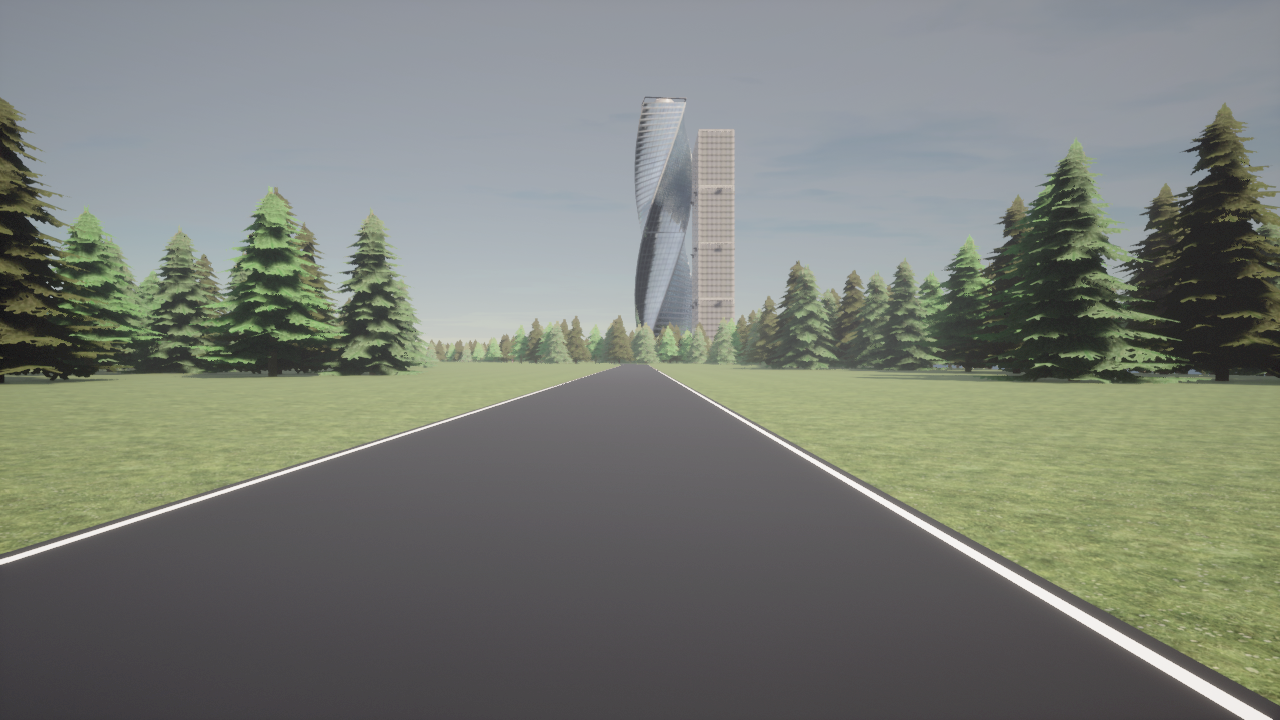
#> input picture CarlaData/images/01.png, 1280 x 720 px
$ python -i center_line.py   (imports and definitions only)
#> lines starting #> are read from the running program, lines starting #| are printed output that depends on the picture; after the words box and inside, x2 and y2 are one past the last pixel; in counts of white or black regions, pixels touching at a corner belong together
import cv2
import numpy as np
import matplotlib.pyplot as plt
from sklearn.cluster import DBSCAN
from heapq import nlargest


def average_y_for_unique_x(points):
    x_values = points[:, 0]
    y_values = points[:, 1]
    unique_x = np.unique(x_values)
    averaged_points = np.array(
        [[x, np.mean(y_values[x_values == x])] for x in unique_x])
    return averaged_points


def mean_x_coord(arr): return np.mean(arr[:, 1])


class CenterLinePredictor:
    def __init__(self,
                 # downsample input image to this size (width, height)
                 imsize=(640, 360),
                 polydeg=2,
                 # percentage of image of 4 corners of roi as a fraction of image size (height, width)
                 # roi_points=[[0.0, 0.0], [1.0, 0.0], [1.0, 1.0], [0.0, 1.0]],
                 roi_points=[[0.41, 0.42], [0.58, 0.42],
                             [0.58, 0.78], [0.41, 0.78]],
                 edge_mask_lower_thresh=[0, 0, 230],
                 edge_mask_upper_thresh=[180, 255, 255],
                 edge_detect_lower_thresh=200,
                 edge_detect_upper_thresh=400,
                 ):
        self.imsize = imsize
        self.width, self.height = imsize
        self.polydeg = polydeg
        self.roi_points = np.array(roi_points)
        self.edge_mask_lower_thresh = edge_mask_lower_thresh
        self.edge_mask_upper_thresh = edge_mask_upper_thresh
        self.edge_detect_lower_thresh = edge_detect_lower_thresh
        self.edge_detect_upper_thresh = edge_detect_upper_thresh
        self.roi_points *= np.array(imsize)
        self.roi_points = self.roi_points.astype(np.int32)

    def detect_edges(self, image, return_mask=True):
        hsv = cv2.cvtColor(image, cv2.COLOR_BGR2HSV)
        # show_image("hsv", hsv)
        lower_blue = np.array(self.edge_mask_lower_thresh)
        upper_blue = np.array(self.edge_mask_upper_thresh)
        mask = cv2.inRange(hsv, lower_blue, upper_blue)
        # detect edges
        edges = cv2.Canny(mask, self.edge_detect_lower_thresh,
                          self.edge_detect_upper_thresh)
        if return_mask:
            return edges, mask
        else:
            return edges

    def crop_to_roi(self, image, invert=False):
        mask = np.zeros_like(image)
        cv2.fillPoly(mask, [self.roi_points], 255)
        if invert:
            image[mask > 0] = 0
            return image
        else:
            return cv2.bitwise_and(image, mask)

    # [12 lines left out: functions find_center_line_points, select_left_right_points, not called in this run]

    def select_left_right_points_dbscan(self, points, third_cluster_merge_threshold=0.15):
        # Use n_jobs=-1 to use all available cores
        db = DBSCAN(eps=5, min_samples=10, n_jobs=5).fit(points)
        labels = db.labels_

        # Extract the unique clusters and their counts, excluding noise
        unique_labels, counts = np.unique(
            labels[labels != -1], return_counts=True)

        # Find the top three largest clusters without sorting all
        largest_indices = nlargest(
            3, range(len(counts)), key=counts.__getitem__)

        # Extract the points corresponding to the three largest clusters
        clusters = [(count, points[labels == label]) for count, label in zip(
            counts[largest_indices], unique_labels[largest_indices])]

        # If the third largest cluster is significant, consider merging
        if len(clusters) > 2 and clusters[2][0] >= third_cluster_merge_threshold * min(clusters[0][0], clusters[1][0]):
            mean_x_coords = [mean_x_coord(cluster[1]) for cluster in clusters]
            dist_third_to_first = abs(mean_x_coords[0] - mean_x_coords[2])
            dist_third_to_second = abs(mean_x_coords[1] - mean_x_coords[2])

            if dist_third_to_first < dist_third_to_second:
                clusters[0] = (clusters[0][0] + clusters[2][0],
                               np.vstack((clusters[0][1], clusters[2][1])))
            else:
                clusters[1] = (clusters[1][0] + clusters[2][0],
                               np.vstack((clusters[1][1], clusters[2][1])))

        # Determine left and right clusters based on the mean X coordinates
        left_cluster, right_cluster = sorted(
            (clusters[0][1], clusters[1][1]), key=mean_x_coord)

        return left_cluster, right_cluster

    def predict_to_poly(self, image, visualize=False, invert_roi=True, return_points=False):
        resized_image = cv2.resize(
            image, self.imsize, interpolation=cv2.INTER_AREA)
        edges, mask = self.detect_edges(resized_image, return_mask=True)
        roi_mask = self.crop_to_roi(mask, invert=invert_roi)
        points = np.argwhere(roi_mask > 0)
        points_left, points_right = self.select_left_right_points_dbscan(
            points)
        points_left_for_poly = average_y_for_unique_x(points_left)
        points_right_for_poly = average_y_for_unique_x(points_right)
        left_poly = np.polyfit(
            points_left_for_poly[:, 0], points_left_for_poly[:, 1], self.polydeg)
        right_poly = np.polyfit(
            points_right_for_poly[:, 0], points_right_for_poly[:, 1], self.polydeg)
        center_poly = (left_poly + right_poly) / 2
        if visualize:
            self.visualize(resized_image, edges, mask, roi_mask, points_left_for_poly, points_right_for_poly,
                           left_poly, right_poly, center_poly)
        if return_points:
            return center_poly, points_left_for_poly, points_right_for_poly
        else:
            return center_poly

    # [71 lines left out: functions predict_to_points, predict_to_image, visualize, not called in this run]

    # [43 lines of commented-out code are left out]

>>> import cv2
>>> picture = cv2.imread('CarlaData/images/01.png')
#> picture is the input picture: shape (720, 1280, 3); mean B, G, R 118.9, 126.5, 122.3
>>> result = CenterLinePredictor().predict_to_poly(picture)
#> in detect_edges, `hsv = cv2.cvtColor(image, cv2.COLOR_BGR2HSV)`: hsv: shape (360, 640, 3); mean H, S, V 92.5, 29.8, 130.1
#> in detect_edges, `mask = cv2.inRange(hsv, lower_blue, upper_blue)`:
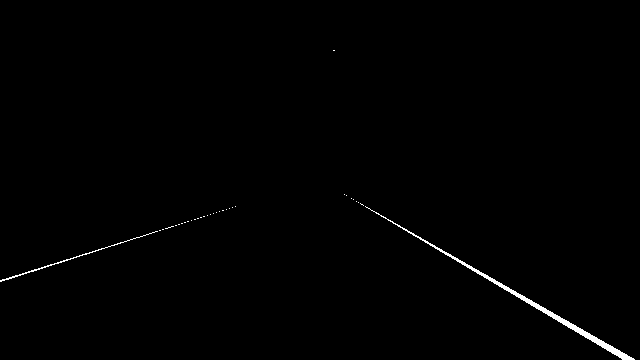
#> mask: shape (360, 640); 0.6% white; 33 white regions (31 under 20 px), largest, box (x1, y1, x2, y2) and area: (365, 206, 635, 360) 1113, (0, 231, 158, 282) 223
#> in detect_edges, `edges = cv2.Canny(mask, self.edge_detect_lower_thresh, self.edge_detec..`:
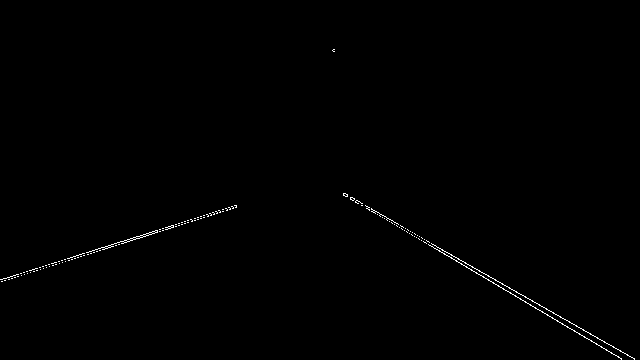
#> edges: shape (360, 640); 0.42% white in thin lines or dots, all inside (x1, y1, x2, y2) = (0, 49, 635, 360)
#> in crop_to_roi, `cv2.fillPoly(mask, [self.roi_points], 255)`:
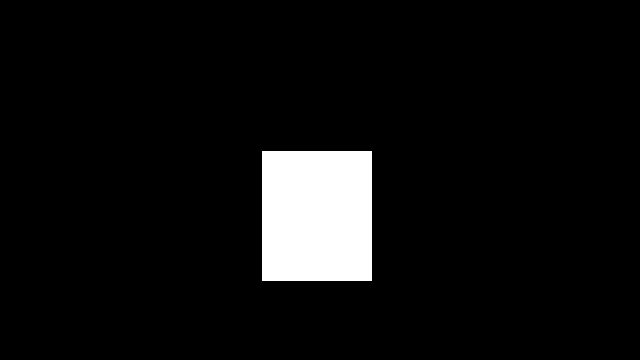
#> mask: shape (360, 640); 6.2% white; 1 white region, box (x1, y1, x2, y2) and area: (262, 151, 372, 281) 14300
#> in crop_to_roi, `image[mask > 0] = 0`: image: shape (360, 640); 0.6% white; 26 white regions (24 under 20 px), largest, box (x1, y1, x2, y2) and area: (372, 210, 635, 360) 1106, (0, 231, 158, 282) 223
#> in predict_to_poly, `points = np.argwhere(roi_mask > 0)`: points = 1374 pairs, first value 50 to 359, second value 0 to 634
#> in select_left_right_points_dbscan, `labels = db.labels_`: labels = 1374 values, max 2 at index 215, min -1 at index 0, mean 0.21
#> in select_left_right_points_dbscan, `unique_labels, counts = np.unique( labels[labels != -1], return_counts..`: unique_labels = [0, 1, 2]; counts = [1106, 26, 168]
#> in select_left_right_points_dbscan, `largest_indices = nlargest( 3, range(len(counts)), key=counts.__getite..`: largest_indices = [0, 2, 1]
#> in select_left_right_points_dbscan, `clusters = [(count, points[labels == label]) for count, label in zip( ..`: clusters = 3 items
#> in select_left_right_points_dbscan, `mean_x_coords = [mean_x_coord(cluster[1]) for cluster in clusters]`: mean_x_coords = [532.7, 48.38, 117]
#> in select_left_right_points_dbscan, `dist_third_to_first = abs(mean_x_coords[0] - mean_x_coords[2])`: dist_third_to_first = 415.7
#> in select_left_right_points_dbscan, `dist_third_to_second = abs(mean_x_coords[1] - mean_x_coords[2])`: dist_third_to_second = 68.62
#> in select_left_right_points_dbscan, `left_cluster, right_cluster = sorted( (clusters[0][1], clusters[1][1])..`: left_cluster = 194 pairs, first value 240 to 281, second value 0 to 128; right_cluster = 1106 pairs, first value 210 to 359, second value 372 to 634
#> in predict_to_poly, `points_left, points_right = self.select_left_right_points_dbscan( poin..`: points_left has the same summary as left_cluster in select_left_right_points_dbscan; points_right has the same summary as right_cluster in select_left_right_points_dbscan
#> in average_y_for_unique_x, `x_values = points[:, 0]`: x_values = 194 values, max 281 at index 166, min 240 at index 168, mean 262.4
#> in average_y_for_unique_x, `y_values = points[:, 1]`: y_values = 194 values, max 128 at index 169, min 0 at index 161, mean 57.57
#> in average_y_for_unique_x, `unique_x = np.unique(x_values)`: unique_x = 42 values from 240 to 281
#> in average_y_for_unique_x, `averaged_points = np.array( [[x, np.mean(y_values[x_values == x])] for..`: averaged_points = 42 pairs, first value 240 to 281, second value 0.5 to 127.5
#> in predict_to_poly, `points_left_for_poly = average_y_for_unique_x(points_left)`: points_left_for_poly has the same summary as averaged_points in average_y_for_unique_x
#> in predict_to_poly, `points_right_for_poly = average_y_for_unique_x(points_right)`: points_right_for_poly = 150 pairs, first value 210 to 359, second value 372 to 628
#> in predict_to_poly, `left_poly = np.polyfit( points_left_for_poly[:, 0], points_left_for_po..`: left_poly = [0.000366, -3.33, 907.2]
#> in predict_to_poly, `right_poly = np.polyfit( points_right_for_poly[:, 0], points_right_for..`: right_poly = [2.16e-05, 1.71, 11.69]
#> in predict_to_poly, `center_poly = (left_poly + right_poly) / 2`: center_poly = [0.000194, -0.812, 459.4]
#> result = [0.000194, -0.812, 459.4]

$ run again, on CarlaData/images/03.png
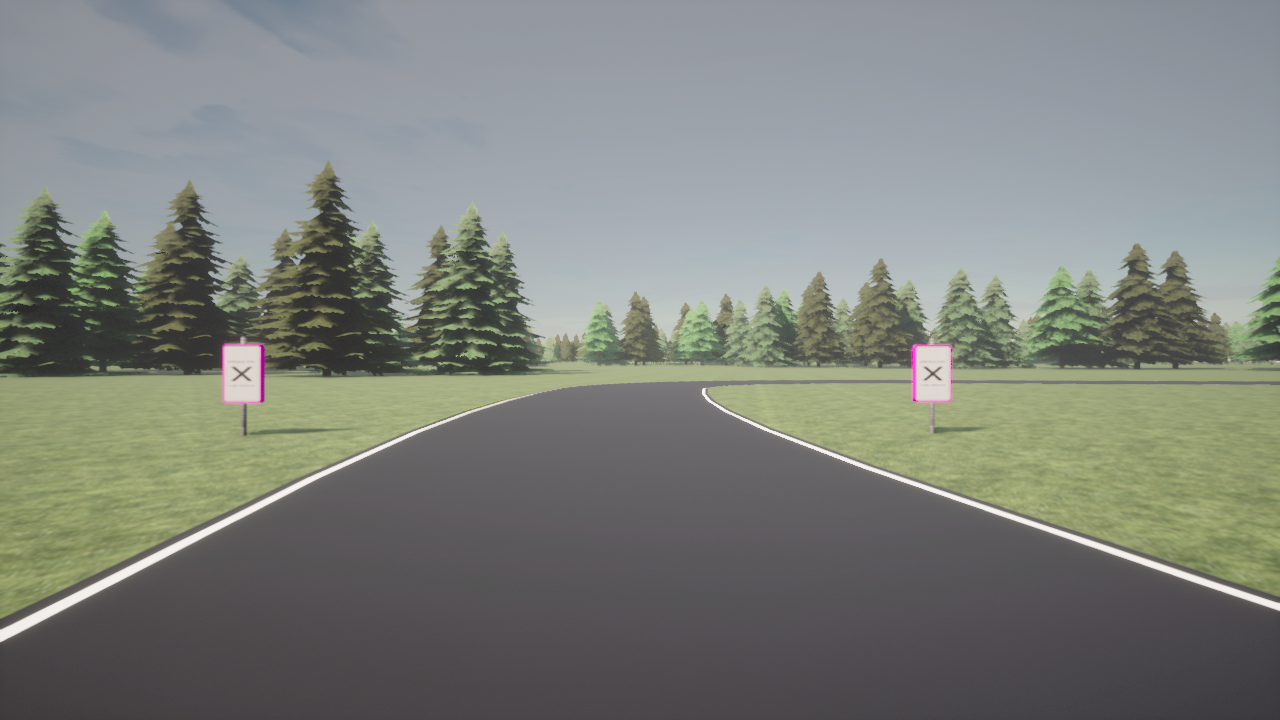
#> input picture CarlaData/images/03.png, 1280 x 720 px
#> picture is the input picture: shape (720, 1280, 3); mean B, G, R 123.6, 129.4, 125.6
#> hsv: shape (360, 640, 3); mean H, S, V 97, 27.2, 133.3
#> in detect_edges, `mask = cv2.inRange(hsv, lower_blue, upper_blue)`:
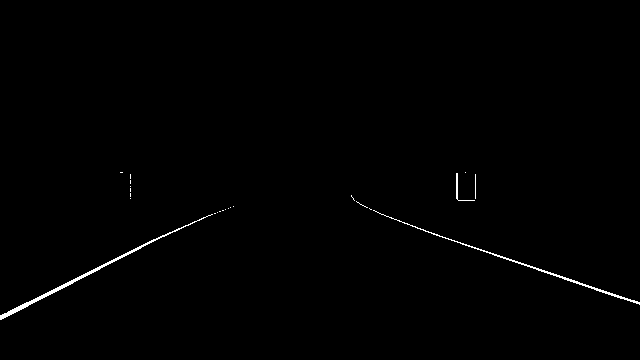
#> mask: shape (360, 640); 0.57% white in thin lines or dots, all inside (x1, y1, x2, y2) = (0, 172, 640, 320)
#> in detect_edges, `edges = cv2.Canny(mask, self.edge_detect_lower_thresh, self.edge_detec..`:
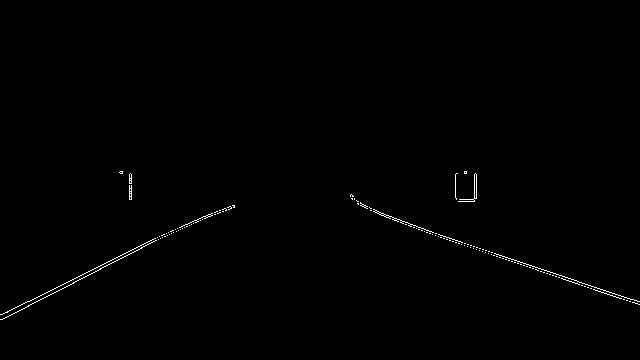
#> edges: shape (360, 640); 0.48% white in thin lines or dots, all inside (x1, y1, x2, y2) = (0, 171, 640, 320)
#> points = 1302 pairs, first value 172 to 319, second value 0 to 639
#> labels = 1302 values, max 2 at index 141, min -1 at index 0, mean 1.24
#> unique_labels = [0, 1, 2]; counts = [95, 662, 500]
#> largest_indices = [1, 2, 0]
#> clusters = 3 items
#> mean_x_coords = [83.31, 530.1, 463.1]
#> dist_third_to_first = 379.8
#> dist_third_to_second = 67
#> left_cluster = 662 pairs, first value 214 to 319, second value 0 to 211; right_cluster = 595 pairs, first value 173 to 304, second value 383 to 639
#> points_left has the same summary as left_cluster in select_left_right_points_dbscan; points_right has the same summary as right_cluster in select_left_right_points_dbscan
#> x_values = 662 values from 214 to 319
#> y_values = 662 values, max 211 at index 0, min 0 at index 632, mean 83.31
#> unique_x = 106 values from 214 to 319
#> averaged_points = 106 pairs, first value 214 to 319, second value 0.5 to 211
#> points_left_for_poly has the same summary as averaged_points in average_y_for_unique_x
#> points_right_for_poly = 119 pairs, first value 173 to 304, second value 383 to 639
#> left_poly = [0.00138, -2.74, 734.1]
#> right_poly = [0.0281, -11.93, 1697.5]
#> center_poly = [0.0147, -7.34, 1215.8]

$ run again, on CarlaData/images/04.png
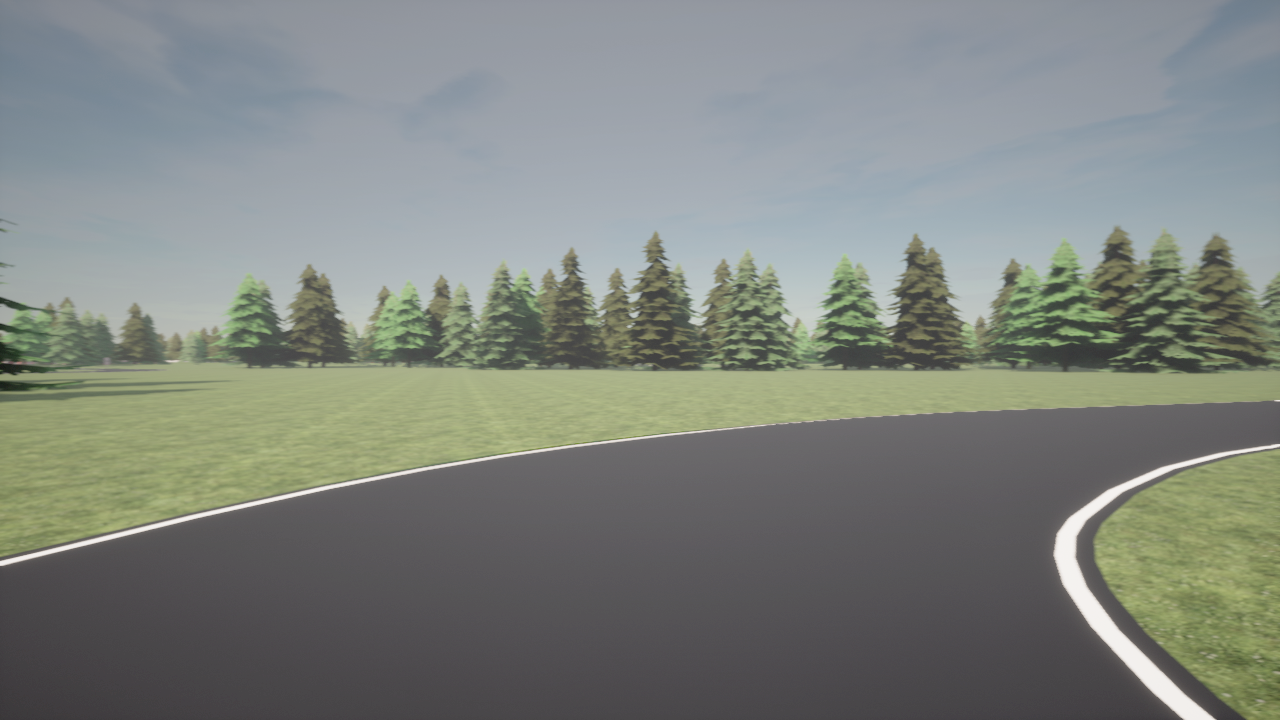
#> input picture CarlaData/images/04.png, 1280 x 720 px
#> picture is the input picture: shape (720, 1280, 3); mean B, G, R 126.2, 131.6, 126.5
#> hsv: shape (360, 640, 3); mean H, S, V 97.4, 28.9, 135.8
#> in detect_edges, `mask = cv2.inRange(hsv, lower_blue, upper_blue)`:
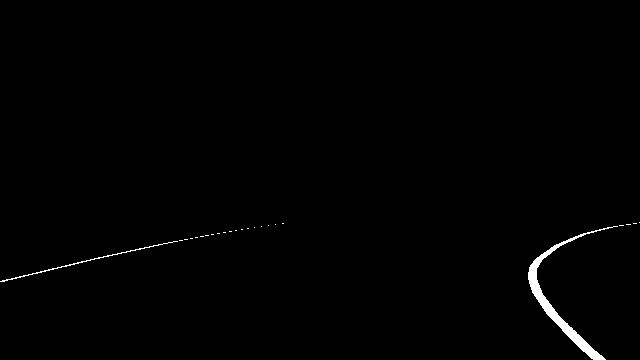
#> mask: shape (360, 640); 0.71% white; 24 white regions (22 under 20 px), largest, box (x1, y1, x2, y2) and area: (528, 226, 618, 360) 1334, (0, 241, 178, 282) 235
#> in detect_edges, `edges = cv2.Canny(mask, self.edge_detect_lower_thresh, self.edge_detec..`:
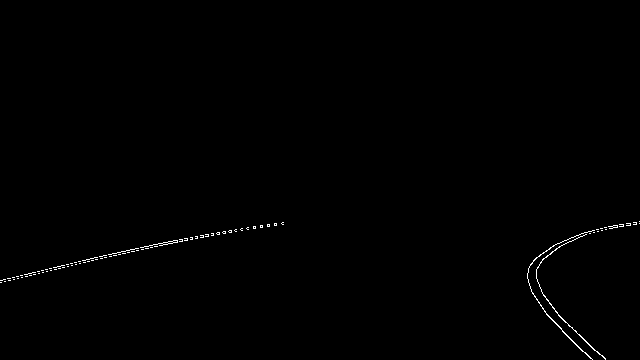
#> edges: shape (360, 640); 0.4% white in thin lines or dots, all inside (x1, y1, x2, y2) = (0, 221, 640, 360)
#> points = 1626 pairs, first value 222 to 359, second value 0 to 639
#> labels = 1626 values, max 1 at index 177, min -1 at index 0, mean 0.0953
#> unique_labels = [0, 1]; counts = [1333, 224]
#> largest_indices = [0, 1]
#> clusters = 2 items
#> left_cluster = 224 pairs, first value 243 to 281, second value 0 to 166; right_cluster = 1333 pairs, first value 226 to 359, second value 528 to 616
#> points_left has the same summary as left_cluster in select_left_right_points_dbscan; points_right has the same summary as right_cluster in select_left_right_points_dbscan
#> x_values = 224 values from 243 to 281
#> y_values = 224 values, max 166 at index 3, min 0 at index 219, mean 79.42
#> unique_x = 39 values from 243 to 281
#> averaged_points = 39 pairs, first value 243 to 281, second value 2 to 164.5
#> points_left_for_poly has the same summary as averaged_points in average_y_for_unique_x
#> points_right_for_poly = 134 pairs, first value 226 to 359, second value 532 to 614.5
#> left_poly = [0.00932, -9.17, 1841.9]
#> right_poly = [0.015, -8.6, 1772.1]
#> center_poly = [0.0121, -8.88, 1807]
